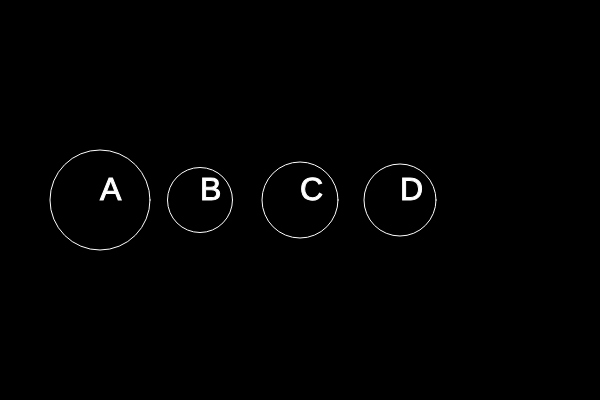
Frame 1 (no input)
Frame 60 (no input): identical to frame 1, image omitted
Frame 120 (the mouse pressed at the canvas centre since frame 60): identical to frame 1, image omitted

The p5.js sketch that drew this single still picture (run headless with seeded random() and noise() and a simulated clock; from frame 60 on, the mouse is pressed at the canvas centre):

// p5.js sketch
// ── sketch.js
var nums = [100, 65, 76, 72];
var words = ["A", "B", "C", "D"];
var index = 0;

function setup() {
  createCanvas(600, 400);
}

function draw() {
  background(0);
  stroke(255);
  noFill();
  for (var i = 0; i < 4; i++) {
    ellipse(i * 100 + 100, 200, nums[i], nums[i]);
  }
  textSize(32);
  fill(255);
  for (var i = 0; i < 4; i++) {
    text(words[i], i * 100 + 100, 200);
  }
}
